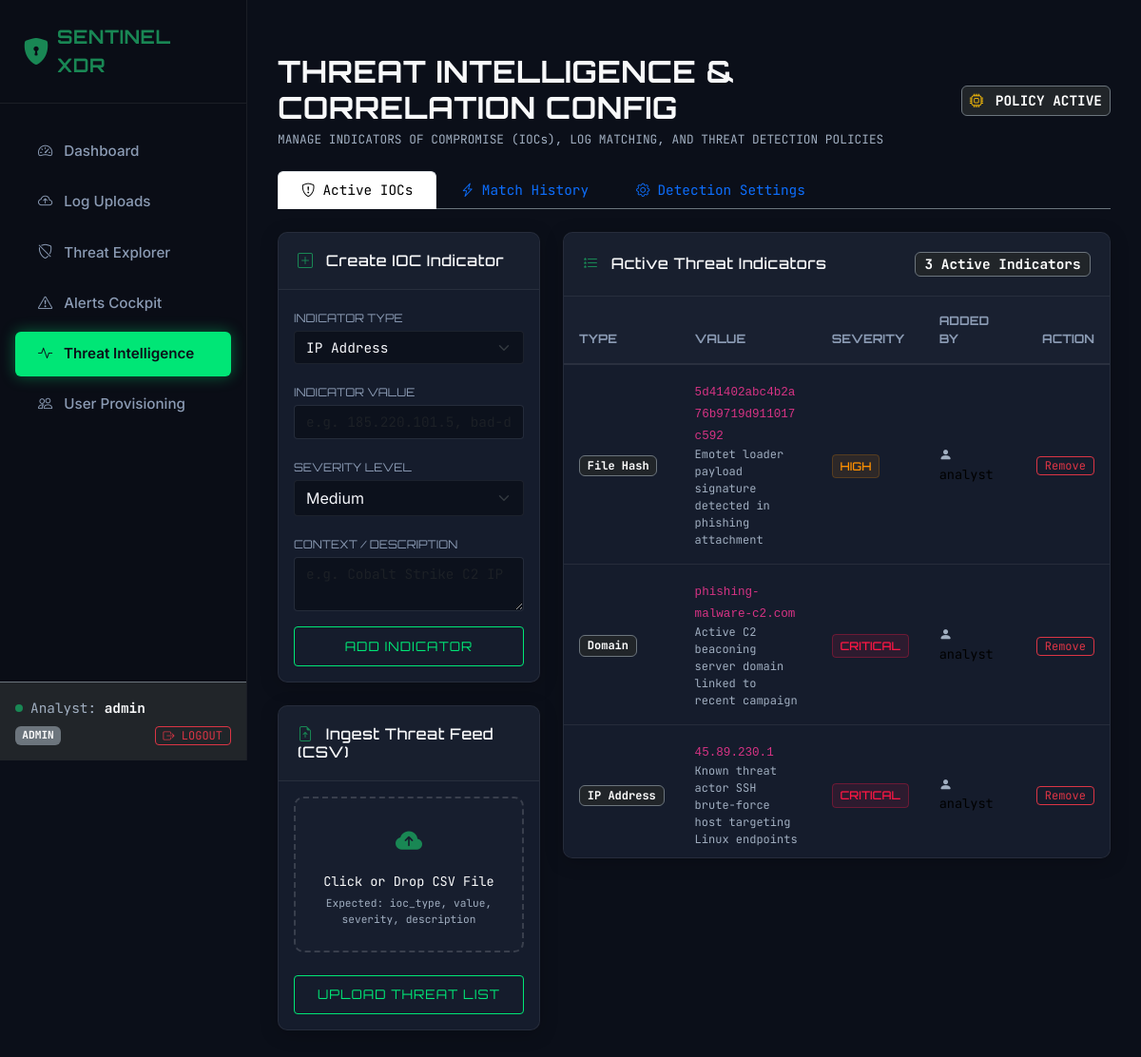
/iocs (signed in), run on the app's committed database.
### app/models/user.py (models this page shows, shortened)
class User(db.Model):
    __tablename__ = 'users'
    id = db.Column(db.Integer, primary_key=True)
    username = db.Column(db.String(64), unique=True, nullable=False, index=True)
    email = db.Column(db.String(120), unique=True, nullable=False)
    password_hash = db.Column(db.String(128), nullable=False)
    created_at = db.Column(db.DateTime, default=datetime.datetime.utcnow)
    role = db.Column(db.String(32), default='analyst', nullable=False)  # 'admin' or 'analyst'
    uploads = db.relationship('UploadedLog', backref='uploader', lazy=True, cascade="all, delete-orphan")

### app/models/ioc.py (models this page shows, shortened)
class IOCIndicator(db.Model):
    __tablename__ = 'ioc_indicators'
    id = db.Column(db.Integer, primary_key=True)
    ioc_type = db.Column(db.String(64), nullable=False, index=True)  # 'IP Address', 'Domain', 'URL', 'File Hash'
    value = db.Column(db.String(256), nullable=False, unique=True, index=True)
    description = db.Column(db.Text, nullable=True)
    severity = db.Column(db.String(16), default='Medium', nullable=False, index=True)  # 'Low', 'Medium', 'High', 'Critical'
    created_at = db.Column(db.DateTime, default=datetime.datetime.utcnow, nullable=False)
    created_by_id = db.Column(db.Integer, db.ForeignKey('users.id', ondelete='CASCADE'), nullable=False)
    creator = db.relationship('User', backref=db.backref('ioc_indicators', lazy=True))
    matches = db.relationship('IOCMatch', backref='indicator', lazy=True, cascade='all, delete-orphan')
    alerts = db.relationship('Alert', backref='ioc_indicator', lazy=True)

### app/blueprints/iocs.py (the view)
@iocs_bp.route('/iocs')
@login_required
def index():
    indicators = IOCIndicator.query.order_by(IOCIndicator.created_at.desc()).all()
    matches = IOCMatch.query.order_by(IOCMatch.matched_at.desc()).all()
    brute_force_threshold = SystemSetting.get_value('brute_force_threshold', '5')
    return render_template(
        'iocs.html',
        indicators=indicators,
        matches=matches,
        brute_force_threshold=brute_force_threshold
    )

### app/templates/iocs.html (shortened to what this page needs)
{% extends 'base.html' %}
{% block content %}
<div class="container-fluid px-0">
    <div class="d-flex justify-content-between align-items-center mb-4">
        <div>
            <h2 class="text-light fw-bold mb-1">THREAT INTELLIGENCE & CORRELATION CONFIG</h2>
            <p class="text-muted text-mono mb-0" style="font-size: 0.8rem;">MANAGE INDICATORS OF COMPROMISE (IOCs), LOG MATCHING, AND THREAT DETECTION POLICIES</p>
        </div>
        <div>
            <span class="badge bg-dark border border-secondary text-mono p-2">
                <i class="bi bi-cpu text-warning me-1"></i> POLICY ACTIVE
            </span>
        </div>
    </div>
    <ul class="nav nav-tabs border-secondary mb-4" id="intelTabs" role="tablist">
        <li class="nav-item" role="presentation">
            <button class="nav-link active text-mono font-display py-2 px-4" id="indicators-tab" data-bs-toggle="tab" data-bs-target="#indicators" type="button" role="tab" aria-controls="indicators" aria-selected="true">
                <i class="bi bi-shield-exclamation me-2"></i>Active IOCs
            </button>
        </li>
        <li class="nav-item" role="presentation">
            <button class="nav-link text-mono font-display py-2 px-4" id="matches-tab" data-bs-toggle="tab" data-bs-target="#matches" type="button" role="tab" aria-controls="matches" aria-selected="false">
                <i class="bi bi-lightning-charge me-2"></i>Match History
            </button>
        </li>
        <li class="nav-item" role="presentation">
            <button class="nav-link text-mono font-display py-2 px-4" id="settings-tab" data-bs-toggle="tab" data-bs-target="#settings" type="button" role="tab" aria-controls="settings" aria-selected="false">
                <i class="bi bi-gear me-2"></i>Detection Settings
            </button>
        </li>
    </ul>
    <div class="tab-content" id="intelTabsContent">
        <div class="tab-pane fade show active" id="indicators" role="tabpanel" aria-labelledby="indicators-tab">
            <div class="row g-4">
                <div class="col-12 col-xl-4">
                    <div class="cyber-card mb-4">
                        <div class="cyber-card-header">
                            <h6 class="text-light mb-0 font-display"><i class="bi bi-plus-square text-success me-2"></i> Create IOC Indicator</h6>
                        </div>
                        <div class="p-3">
                            <form method="POST" action="{{ url_for('iocs.create_ioc') }}">
                                <div class="mb-3">
                                    <label for="ioc_type" class="filter-label mb-1">Indicator Type</label>
                                    <select name="ioc_type" id="ioc_type" class="form-select form-control-cyber text-mono">
                                        <option value="IP Address">IP Address</option>
                                    </select>
                                </div>
                                <div class="mb-3">
                                    <label for="value" class="filter-label mb-1">Indicator Value</label>
                                    <input type="text" name="value" id="value" class="form-control form-control-cyber text-mono" placeholder="e.g. 185.220.101.5, bad-domain.ru" required>
                                </div>
                                <div class="mb-3">
                                    <label for="severity" class="filter-label mb-1">Severity Level</label>
                                    <select name="severity" id="severity" class="form-select form-control-cyber">
                                        <option value="Medium" selected>Medium</option>
                                    </select>
                                </div>
                                <div class="mb-3">
                                    <label for="description" class="filter-label mb-1">Context / Description</label>
                                    <textarea name="description" id="description" class="form-control form-control-cyber text-mono" rows="2" placeholder="e.g. Cobalt Strike C2 IP"></textarea>
                                </div>
                                <button type="submit" class="btn btn-cyber w-100">Add Indicator</button>
                            </form>
                        </div>
                    </div>
                    <div class="cyber-card">
                        <div class="cyber-card-header">
                            <h6 class="text-light mb-0 font-display"><i class="bi bi-file-earmark-arrow-up text-success me-2"></i> Ingest Threat Feed (CSV)</h6>
                        </div>
                        <div class="p-3">
                            <form method="POST" action="{{ url_for('iocs.upload_iocs') }}" enctype="multipart/form-data">
                                <div class="upload-dropzone p-4" id="uploadDropzone" style="cursor: pointer;">
                                    <i class="bi bi-cloud-arrow-up-fill upload-icon d-block fs-3 mb-2 text-success"></i>
                                    <span class="text-mono text-light" style="font-size: 0.85rem;">Click or Drop CSV File</span>
                                    <small class="text-muted d-block text-mono mt-1" style="font-size: 0.7rem;">Expected: ioc_type, value, severity, description</small>
                                </div>
                                <button type="submit" class="btn btn-cyber w-100 mt-3">Upload Threat List</button>
                            </form>
                        </div>
                    </div>
                </div>
                <div class="col-12 col-xl-8">
                    <div class="cyber-card">
                        <div class="cyber-card-header d-flex justify-content-between align-items-center">
                            <h6 class="text-light mb-0 font-display"><i class="bi bi-list-stars text-success me-2"></i> Active Threat Indicators</h6>
                            <span class="badge bg-dark border border-secondary text-mono">{{ indicators | length }} Active Indicators</span>
                        </div>
                        <div class="table-responsive" style="max-height: 590px;">
                            <table class="table table-cyber mb-0 align-middle">
                                <thead>
                                    <tr>
                                        <th style="width: 20%;">Type</th>
                                        <th style="width: 35%;">Value</th>
                                        <th style="width: 15%;">Severity</th>
                                        <th style="width: 20%;">Added By</th>
                                        <th style="width: 10%;" class="text-end">Action</th>
                                    </tr>
                                </thead>
                                <tbody>
                                    {% if indicators %}
                                    {% for indicator in indicators %}
                                    <tr>
                                        <td>
                                            <span class="badge bg-dark border border-secondary text-mono" style="font-size: 0.75rem;">{{ indicator.ioc_type }}</span>
                                        </td>
                                        <td class="text-mono text-light text-wrap text-break">
                                            <code>{{ indicator.value }}</code>
                                            {% if indicator.description %}
                                            <div class="text-muted" style="font-size: 0.75rem;">{{ indicator.description }}</div>
                                            {% endif %}
                                        </td>
                                        <td>
                                            <span class="badge-cyber {% if indicator.severity == 'Critical' %}badge-critical{% elif indicator.severity == 'High' %}badge-high{% elif indicator.severity == 'Medium' %}badge-medium{% else %}badge-low{% endif %}">
                                                {{ indicator.severity }}
                                            </span>
                                        </td>
                                        <td class="text-mono" style="font-size: 0.85rem;">
                                            <i class="bi bi-person-fill text-muted me-1"></i> {{ indicator.creator.username if indicator.creator else 'System' }}
                                        </td>
                                        <td class="text-end">
                                            <form method="POST" action="{{ url_for('iocs.delete_ioc', ioc_id=indicator.id) }}">
                                                <button type="submit" class="btn btn-sm btn-outline-danger py-0 px-2 text-mono" style="font-size: 0.75rem;">
                                                    Remove
                                                </button>
                                            </form>
                                        </td>
                                    </tr>
                                    {% endfor %}
                                    {% endif %}
                                </tbody>
                            </table>
                        </div>
                    </div>
                </div>
            </div>
        </div>
    </div>
</div>
{% endblock %}

### app/templates/base.html (shortened to what this page needs)
<!DOCTYPE html>
<html lang="en">
<head>
    <link href="https://cdn.jsdelivr.net/npm/bootstrap@5.3.3/dist/css/bootstrap.min.css" rel="stylesheet"
>
    <link rel="stylesheet" href="https://cdn.jsdelivr.net/npm/bootstrap-icons@1.11.3/font/bootstrap-icons.min.css">
    <link rel="stylesheet" href="{{ url_for('static', filename='css/custom.css') }}">
</head>
<body>
    <div class="sidebar d-flex flex-column justify-content-between">
        <div>
            <div class="sidebar-logo">
                <i class="bi bi-shield-lock-fill text-success fs-3 me-2"></i>
                <span class="brand-text text-success fs-5 fw-bold">SENTINEL XDR</span>
            </div>
            {% if g.user %}
            <nav class="nav flex-column">
                <a class="nav-link {% if request.endpoint == 'dashboard.index' %}active{% endif %}"
                    href="{{ url_for('dashboard.index') }}">
                    <i class="bi bi-speedometer2 me-2"></i> Dashboard
                </a>
                <a class="nav-link {% if request.endpoint == 'main.uploads' %}active{% endif %}"
                    href="{{ url_for('main.uploads') }}">
                    <i class="bi bi-cloud-arrow-up me-2"></i> Log Uploads
                </a>
                <a class="nav-link {% if request.endpoint == 'main.events' %}active{% endif %}"
                    href="{{ url_for('main.events') }}">
                    <i class="bi bi-shield-slash me-2"></i> Threat Explorer
                </a>
                <a class="nav-link {% if request.endpoint == 'alerts.index' %}active{% endif %}"
                    href="{{ url_for('alerts.index') }}">
                    <i class="bi bi-exclamation-triangle me-2"></i> Alerts Cockpit
                </a>
                <a class="nav-link {% if request.endpoint == 'iocs.index' %}active{% endif %}"
                    href="{{ url_for('iocs.index') }}">
                    <i class="bi bi-activity me-2"></i> Threat Intelligence
                </a>
                {% if g.user.role == 'admin' %}
                <a class="nav-link {% if request.endpoint == 'admin.users' %}active{% endif %}"
                    href="{{ url_for('admin.users') }}">
                    <i class="bi bi-people me-2"></i> User Provisioning
                </a>
                {% endif %}
            </nav>
            {% endif %}
        </div>
        {% if g.user %}
        <div class="p-3 border-top border-secondary bg-dark">
            <div class="d-flex align-items-center mb-2">
                <div class="bg-success rounded-circle me-2" style="width: 8px; height: 8px;"></div>
                <small class="text-muted text-mono">Analyst: <span class="text-light fw-bold">{{ g.user.username
                        }}</span></small>
            </div>
            <div class="d-flex justify-content-between align-items-center">
                <span class="badge bg-secondary text-mono" style="font-size: 0.7rem;">{{ g.user.role | upper }}</span>
                <a href="{{ url_for('auth.logout') }}" class="btn btn-sm btn-outline-danger py-0 px-2 text-mono"
                    style="font-size: 0.75rem;">
                    <i class="bi bi-box-arrow-right"></i> LOGOUT
                </a>
            </div>
        </div>
        {% endif %}
    </div>
    <div class="main-wrapper">
        {% block content %}{% endblock %}
    </div>
</body>
</html>

### data on the page
User: user.username "admin", user.role "ADMIN"
IOCIndicator: ioc_type "File Hash", value "5d41402abc4b2a76b9719d911017c592", description "Emotet loader payload signature detected in phishing attachment", severity "HIGH", creator "analyst"
IOCIndicator: ioc_type "Domain", value "phishing-malware-c2.com", description "Active C2 beaconing server domain linked to recent campaign", severity "CRITICAL", creator "analyst"
IOCIndicator: ioc_type "IP Address", value "45.89.230.1", description "Known threat actor SSH brute-force host targeting Linux endpoints", severity "CRITICAL", creator "analyst"

### other printed values
{{ indicators | length }} "3"
